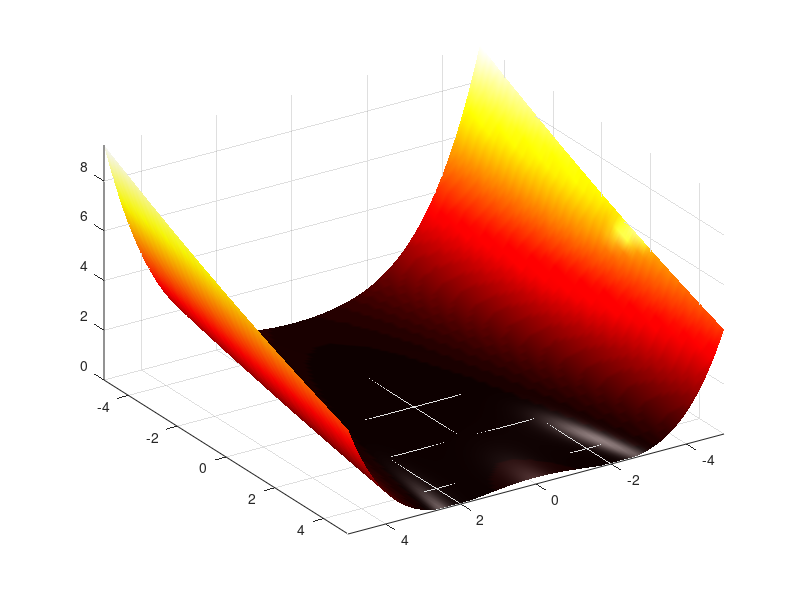

Recreate this plot in MATLAB. (Note: this script raises an error after producing the figure.)
%% Constrained function minimization with |fminsearch| and |fminlbfgs|

function minimize_demo
      
    %% Unconstrained optimization    
    %
    % first, define a test function:
    clc, rosen = @(x) ( (1-x(1))^2 + 105*(x(2)-x(1)^2)^2 ) /1e4;

    %%
    % This is the classical Rosenbrock function, which has a global minimum
    % at $f(x) = f([1, 1]) = 0$. The function is relatively hard to minimize,
    % because that minimum is located in a long narrow ``valley'':
    k = 0; range = -5:0.1:5;
    z = zeros(numel(range));    
    for ii = range
        m = 0; k = k + 1;        
        for jj = range
            m = m + 1;
            z(k, m) = rosen([ii, jj]);            
        end
    end  
    [y, x] = meshgrid(range, range);
    
    S = surf(x, y, z, 'linestyle', 'none');
    view(-213, 38)
    axis tight    
            
    shading interp
    material metal
    lighting gouraud
    colormap('hot')
    
    light('style', 'local', 'position', [-3 0 5]);
    set(S, 'ambientstrength', 0.8)     
        
    %%
    % Optimizing the fully unconstrained problem with |minimize| indeed 
    % finds the global minimum:
    solution = minimize(rosen, [3 3])    
        
    
    %% Optimization with bound constraints
    %
    % Imposing a lower bound on the variables gives 
    [solution, fval] = minimize(rosen, [3 3], [],[], [],[], [2 2])
    
    %%
    % in the figure, this looks like
    zz = z;   zz(x > 2 & y > 2) = NaN;  
    ZZ = z;   ZZ(x < 2 & y < 2) = NaN;
    
    figure('renderer', 'opengl');
    hold on
    
    S(1) = surf(x, y, zz,... 
                'linestyle', 'none',...
                'FaceAlpha', 0.2);
            
    S(2) = surf(x, y, ZZ,...
                'linestyle', 'none');
    
    plot3(solution(1), solution(2), fval+0.5, ...
          'gx', ...
          'MarkerSize', 20,...
          'linewidth' , 5)    

    xlabel('X(1)')
    ylabel('X(2)')  
    
    view(-196, 38)
    grid on
    axis tight      
    
    shading interp
    material metal
    lighting gouraud
    colormap('hot')
    
    light('style', 'local', 'position', [-3 0 5]);
    set(S, 'ambientstrength', 0.8); 
        
    %%
    % Similarly, imposing an upper bound yields
    solution = minimize(rosen, [3 3], [],[], [],[], [],[0.5 0.5])
    
    zz = z;   zz(x < 0.5 & y < 0.5) = NaN;  
    ZZ = z;   ZZ(x > 0.5 & y > 0.5) = NaN;
    
    figure('renderer', 'opengl');
    hold on
    
    S(1) = surf(x, y, zz, ...
                'linestyle', 'none',...
                'FaceAlpha', 0.2);
            
    S(2) = surf(x, y, ZZ, ...
                'linestyle', 'none'); 
    
    plot3(solution(1), solution(2), fval+0.5, 'gx', ...
          'MarkerSize', 20,...
          'LineWidth', 5);        
    
    xlabel('X(1)')
    ylabel('X(2)')    
    view(201, 38)
    grid on
    axis tight      
    
    shading interp
    material metal
    lighting gouraud
    colormap('hot')
    
    light('style', 'local', 'position', [-3 0 5]);
    set(S, 'ambientstrength', 0.8); 
 
    %%
    % Minimize with $x_2$ fixed at 3. In this case, |minimize| simply
    % removes the variable before |fminsearch| sees it, essentially 
    % reducing the dimensionality of the problem. This is particularly
    % useful when the number of dimensions _N_ becomes large.
    minimize(rosen, [3 3], [],[], [],[], [-inf 3], [inf 3])
    
    
    %% Linear constraints
    %
    % You can use linear inequality or equality constraints. For
    % example, with the constraints
    %
    % $A*x \leq b$,              
    % $A_{eq}*x == b_{eq}$,    
    %
    % with A = [+2 +1], b = -2 and Aeq = [+1 -1], beq = -2. 
    %
    % |minimize()| finds the following result:    
    [solution, fval] = minimize(rosen, [3;3], [2 1],-2, [1 -1],-2)
        
    %% 
    % These constraints look like the following:
    xinds = 2*x+y <= -2;
    zz = z;   zz( xinds ) = inf;  
    ZZ = z;   ZZ(~xinds ) = inf;
    
    Ax = z;   Axinds = abs(2*x+y + 2) < 1e-3;        
    [x1, sortinds] = sort(x(Axinds)); 
    Ax = Ax(Axinds); Ax = Ax(sortinds);
    y1 = y(Axinds); y1 = y1(sortinds);
    
    Aeq = z;   Aeqinds = abs(x-y + 2) < 1e-3;        
    [x2, sortinds] = sort(x(Aeqinds)); 
    Aeq = Aeq(Aeqinds); Aeq = Aeq(sortinds);
    y2 = y(Aeqinds); y2 = y2(sortinds);
    
    figure('renderer', 'opengl');
    hold on
    
    l1 = line([x1(1:end-1)';x1(2:end)'],...
              [y1(1:end-1)';y1(2:end)'],...
              [Ax(1:end-1)';Ax(2:end)']);    
    l2 = line([x2(1:end-1)';x2(2:end)'],...
              [y2(1:end-1).';y2(2:end)'],...
              [Aeq(1:end-1).';Aeq(2:end)']);    
    
    S(1) = surf(x, y, zz, 'linestyle', 'none', 'FaceAlpha', 0.2);
    S(2) = surf(x, y, ZZ, 'linestyle', 'none');      
    
    l3 = plot3(solution(1)+0.4, solution(2)+0.8, fval+0.5, 'gx',...
        'MarkerSize', 20,...
        'LineWidth', 5);
    
    set(l1, 'color', 'b', 'linewidth', 2);
    set(l2, 'color', 'k', 'linewidth', 2);         
    
    view(150, 30)
    grid on
    axis tight      
    
    xlabel('X(1)', 'interpreter', 'LaTeX');
    ylabel('X(2)', 'interpreter', 'LaTeX');
    
    k = legend([l1(1); l2(1); l3],'inequality $$A\mathbf{x} \leq -2$$', ...
        'equality $$A_{eq}\mathbf{x} = -2$$', 'Solution');
    
    set(k, 'interpreter', 'LaTeX', 'location', 'NorthWest');   
    
    shading interp
    material metal
    lighting phong
    colormap('autumn')
    
    light('style', 'local', 'position', [-3 0 5]);
    set(S, 'ambientstrength', 0.8);
 
    %% Non-linear constraints
    %
    % Also general nonlinear constraints can be used. A simple example:
    %
    % nonlinear inequality: 
    %
    % $$\sqrt{x_1^2 + x_2^2} \leq 2$$
    %
    % nonlinear equality  : 
    %
    % $$0.2x_1^2 + 0.4x_2^3 = 1$$
        
    options = setoptimoptions(...
        'TolFun', 1e-6, ...
        'TolX'  , 1e-6, ...
        'MaxFunEvals', inf,...
        'MaxIter', 1e4);
    
    [sol, fval,...
     ~,...
     output] = minimize(rosen,...
                        [-3; 3],...
                        [],[],...
                        [],[],...
                        [],[],...
                        @nonlcon,...
                        options);
    
    %%
    % Note that |nonlcon| is a subfunction, listed below. 
    %
    % These constraints look like the following:
    zz = z;   zz(sqrt(x.^2 + y.^2) <= 2)   = inf;  
    ZZ = z;   ZZ(sqrt(x.^2 + y.^2) >= 2.2) = inf;
    zZ = z;   zZ(x.^2 + y.^3 >= 1.0 + 0.1) = inf; 
              zZ(x.^2 + y.^3 <= 1.0 - 0.1) = inf;
      
    xX = x(isfinite(zZ));  [xX, inds] = sort(xX);
    yY = y(isfinite(zZ));  yY = yY(inds);
    zZ = zZ(isfinite(zZ)); zZ = zZ(inds);
              
    figure('renderer', 'opengl');
    hold on
    
    S(1) = surf(x, y, zz, 'linestyle', 'none', 'FaceAlpha', 0.2);
    S(2) = surf(x, y, ZZ, 'linestyle', 'none');
    
    L = line([xX(1:end-1)';xX(2:end)'],[yY(1:end-1)';yY(2:end)'],[zZ(1:end-1)';zZ(2:end)']);        
    l3 = plot3(sol(1)+0.4, sol(2)+0.5, fval+1, 'gx', 'MarkerSize', 20, 'linewidth', 5);
    
    set(L, 'linewidth', 2, 'color', 'b');
    view(150, 50)
    grid on
    axis tight      
    
    k = legend([S(2); L(1); l3],'non-linear inequality $$c(x) < 0$$', ...
        'non-linear equality $$c_{eq}(x) = 0$$', 'Solution');
    set(k, 'interpreter', 'LaTeX', 'location', 'NorthWest');   
    
    shading interp
    material metal
    lighting phong
    colormap('autumn')
    light('style', 'local', 'position', [-3 0 5]);
    set(S, 'ambientstrength', 0.8); 
    
   
    %%
    % Note that the |output| structure contains a field |constrviolation|:
    output
    
    %%
    % The contents of which shows that all constraints have been satisfied:
    output.constrviolation
    output.constrviolation.nonlin_eq{:}
    output.constrviolation.nonlin_ineq{:}

    %% Global optimization
    %
    % This is the 2D sine-envelope-sine function. It has a single global
    % minimum at [0,0], where the function assumes a value of 0. As you can
    % imagine, it is hard to find this minimum when the initial estimates
    % is not very close to the minimum already:
    
    sinenvsin = @(x) 3*sum( (sin(sqrt(x(:).'*x(:))).^2 - 0.5)./(1 + 0.001*x(:).'*x(:)).^2 + 0.5, 1);
    
    figure('renderer', 'opengl');
    hold on
    
    k = 0; range = -10:0.1:10;
    z = zeros(numel(range));    
    for ii = range
        m = 0; k = k + 1;        
        for jj = range
            m = m + 1;
            z(k,m) = sinenvsin([ii jj]);            
        end
    end  
    [y, x] = meshgrid(range, range);
    
    S = surf(x, y, z, 'linestyle', 'none');
    
    axis equal
    view(-148,24)    
    
    shading interp
    material shiny
    lighting phong 
    colormap('autumn')
    light('style', 'local', 'position', [-3 0 5]);
    set(S, 'ambientstrength', 0.6); 
    
    %%
    % |minimize()| provides rudimentary support for this type of problem.
    % Omitting the initial value x0 will re-start |minimize()| several times 
    % at randomly chosen initial values in the interval [lb ub]: 
    
    options = setoptimoptions(...
        'popsize', 1e2, 'maxfunevals', 1e4,  'maxiter', 1e2);
    
    [sol,fval] = minimize(sinenvsin, ...
                          [],...
                          [],[],...
                          [],[],...
                          -[5 5], +[5 5],...
                          [],...
                          options)
    
    %%
    % Naturally, these types of problems may also have constraints:
    
    [solution,fval] = minimize(sinenvsin, [], [2 1],-2, [1 -1],-2,...
        -[5;5], +[5;5], [], options);    
    
    xinds = 2*x+y <= -2;
    zz = z;   zz( xinds ) = inf;  
    ZZ = z;   ZZ(~xinds ) = inf;
    
    Ax = z;   Axinds = abs(2*x+y + 2) < 1e-3;        
    [x1, sortinds] = sort(x(Axinds)); 
    Ax = Ax(Axinds); Ax = Ax(sortinds);
    y1 = y(Axinds); y1 = y1(sortinds);
    
    Aeq = z;   Aeqinds = abs(x-y + 2) < 1e-3;        
    [x2, sortinds] = sort(x(Aeqinds)); 
    Aeq = Aeq(Aeqinds); Aeq = Aeq(sortinds);
    y2 = y(Aeqinds); y2 = y2(sortinds);
    
    figure('renderer', 'opengl');
    hold on
    
    S(1) = surf(x, y, zz, 'linestyle', 'none', 'FaceAlpha', 0.2);
    S(2) = surf(x, y, ZZ, 'linestyle', 'none');
    
    l1 = line([x1(1:end-1)';x1(2:end)'],...
              [y1(1:end-1)';y1(2:end)'],...
              [Ax(1:end-1)';Ax(2:end)']);    
    l2 = line([x2(1:end-1)';x2(2:end)'],...
              [y2(1:end-1).';y2(2:end)'],...
              [Aeq(1:end-1).';Aeq(2:end)']);    
    l3 = plot3(solution(1)+0.5, solution(2)+2.8, fval+2,...
               'gx', ...
               'MarkerSize', 20,...
               'linewidth', 5);
           
    xlabel('X(1)', 'interpreter', 'LaTeX'); 
    ylabel('X(2)', 'interpreter', 'LaTeX');
    
    set(l1, 'color', 'r', 'linewidth', 2);
    set(l2, 'color', 'k', 'linewidth', 2);     
    
    view(150, 30)
    grid on
    axis tight          
    
    k = legend([l1(1); l2(1); l3],'inequality $$A\mathbf{x} \leq -2$$', ...
        'equality $$A_{eq}\mathbf{x} = -2$$', 'Solution');    
    set(k, 'interpreter', 'LaTeX', 'location', 'NorthWest'); 
    
    view(170,80);  
    
    shading interp
    material shiny
    lighting phong
    colormap('autumn')
    light('style', 'local', 'position', [-3 0 5]);
    set(S, 'ambientstrength', 0.6); 
    
    %% Different algorithm: |fminlbfgs|
    %
    % |minimize()| also supports |fminlbfgs|, a limited-memory, 
    % Broyden/Fletcher/Goldfarb/Shanno optimizer, implemented by Dirk-Jan
    % Kroon. Unlike |fminsearch()|, this algorithm uses gradient
    % information to improve the overall optimization speed: 
    
    options = setoptimoptions(...
        'Algorithm', 'fminsearch');    
    [solution, fval, ~, output] = minimize(...
        rosen, [-3 -18], [],[], [],[], [],[], [], options);  
    
    solution, fval
    output.funcCount
    
    options = setoptimoptions(...
        'Algorithm', 'fminlbfgs');    
    [solution, fval, ~, output] = minimize(...
        rosen, [-3 -18], [],[], [],[], [],[], [], options);    
    
    solution, fval
    output.funcCount
    
    %%
    % As can be seen, |fminlbfgs()| indeed uses less funtion evaluations to
    % come to a comparable answer. 
    %
    % The great advantage of this minimizer over |fminsearch()| is that
    % |fminlbfgs()| can handle very large problems efficiently. For
    % problems of higher dimensionality, |fminsearch()| has poor 
    % convergence properties compared to |fminlbfgs()|. 
   
    %% Supplying gradients to |fminlbfgs|
    %
    % |fminlbfgs()| needs gradient information of both the objective and
    % non-linear constraint functions. |minimize()| estimate this
    % information numerically via finite differences, but this can be
    % costly for larger problems. Therefore, |minimize()| can also accept
    % gradient information computed by the objective funcion:
    
    options = setoptimoptions(...
        'TolX', 1e-8,...
        'TolFun', 1e-8,...
        'FinDiffType', 'central',...
        'MaxFunEvals', inf,...
        'MaxIter', 1e4,...
        'GoalsExactAchieve', 0,...
        'Algorithm', 'fminlbfgs',...  % This option specifies that your
        'GradObj'  , 'on');           % objective function also provides
                                      % gradient information as its second
                                      % output argument
    
    [solution, fval, ~, output] = minimize(...
        @rosen_with_gradient, [-3 -3], [],[], [],[], [],[], @nonlcon, options);
    
    solution, fval
    output.ObjfuncCount
    output.ConstrfuncCount

    %%
    % In case of non-linearly constrained problems, also Jacobian
    % information of the non-linear constraint function can be provided:
        
    options = setoptimoptions(...
        'TolX', 1e-10,...
        'TolFun', 1e-10,...  
        'MaxFunEvals', inf,...
        'MaxIter', 1e4,...
        'GoalsExactAchieve', 0,...
        'Algorithm' , 'fminlbfgs',... % This option specifies that your 
        'GradObj'   , 'on',...        % non-linear constraint function also 
        'GradConstr', 'on');          % provides Jacobian information as its 
                                      % third and fourth output arguments
    
    [solution, fval, ~, output] = minimize(...
        @rosen_with_gradient, [-3 -3], [],[], [],[], [],[], @nonlcon_with_Jacobian, options);
    
    solution, fval
    output.ObjfuncCount
    output.ConstrfuncCount
            
    
    %% See also
    %
    % <matlab:doc('setoptimoptions') setoptimoptions>,
    % <matlab:doc('fminlbfgs') fminlbfgs>.

    
end

%% 

function [fVal, gVal] = rosen_with_gradient(x)    
    fVal = ( (1-x(1))^2 + 105*(x(2)-x(1)^2)^2 ) /1e4;
    gVal = [ -2*(1-x(1)) - 4*105*x(1)*(x(2)-x(1)^2)
             2*105*(x(2)-x(1)^2)
             ]/1e4;
end

function [c, ceq] = nonlcon(x)
    c   = x(1)^2 + x(2)^2 - 2;
    ceq = 0.2*x(1)^2 + 0.4*x(2)^3 - 1;
end

function [c, ceq, c_Jac, ceq_Jac] = nonlcon_with_Jacobian(x)
    c   = x(1)^2 + x(2)^2 - 2;
    ceq = 0.2*x(1)^2 + 0.4*x(2)^3 - 1;
    
    c_Jac   = 2*x;
    ceq_Jac = [0.4*x(1); 1.2*x(2)^2];
end

